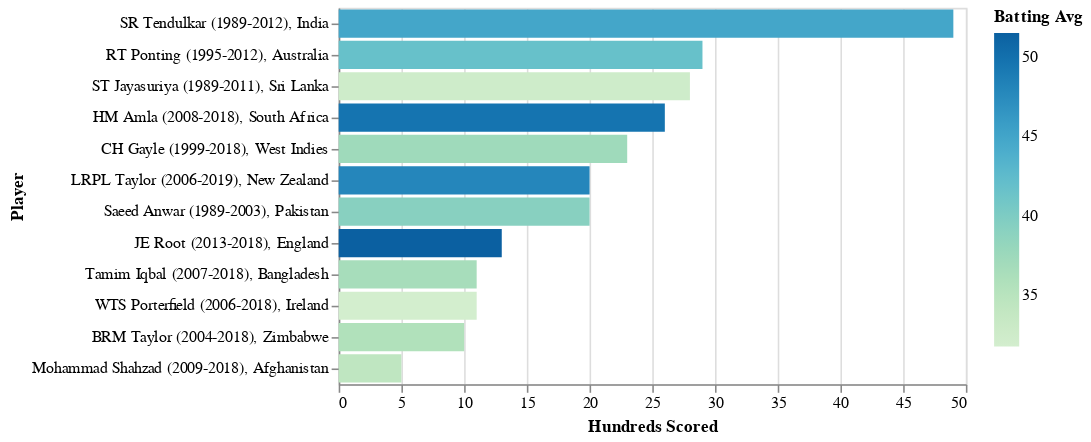

The notebook cell this image was saved under:
### Code cell
country_top_hundreds_chart

### Figure 1 — Vega-Lite specification as saved in the notebook (floating-point values rounded to 4 significant figures)
{"config": {"background": "white", "view": {"continuousWidth": 400, "continuousHeight": 300}, "axis": {"labelLimit": 300}}, "data": {"name": "data-b5e5e4b5fa1bf92eb9562e24dffd5687"}, "mark": "bar", "encoding": {"color": {"type": "quantitative", "field": "Batting Avg", "scale": {"scheme": "greenblue"}}, "x": {"type": "quantitative", "field": "Hundreds Scored"}, "y": {"type": "nominal", "field": "Labels", "sort": {"field": "Hundreds Scored", "op": "sum", "order": "descending"}, "title": "Player"}}, "$schema": "https://vega.github.io/schema/vega-lite/v4.8.1.json", "datasets": {"data-b5e5e4b5fa1bf92eb9562e24dffd5687": [{"Player": "JE Root (2013-2018)", "Career Span": "2013-2018", "Career Start": 2013, "Career End": 2018, "Matches Played": 121, "Innings Batted": 115.0, "Not Outs": 19.0, "Runs Scored": 4946.0, "Highest Innings Score": "133*", "Highest Innings Score Num": "133", "Batting Avg": 51.52, "Balls Faced": 5722.0, "Batting Strike Rate": 86.43, "Hundreds Scored": 13.0, "Scores Of Fifty Or More": 29.0, "Ducks Scored": 4.0, "Country": "England", "Player Count": 1, "5000+ Runs Scored": 0, "40+ Batting Avg": 1, "90+ Batting Strike Rate": 0, "Labels": "JE Root (2013-2018), England"}, {"Player": "RT Ponting (1995-2012)", "Career Span": "1995-2012", "Career Start": 1995, "Career End": 2012, "Matches Played": 374, "Innings Batted": 364.0, "Not Outs": 39.0, "Runs Scored": 13590.0, "Highest Innings Score": "164", "Highest Innings Score Num": "164", "Batting Avg": 41.81, "Balls Faced": 16940.0, "Batting Strike Rate": 80.19, "Hundreds Scored": 29.0, "Scores Of Fifty Or More": 82.0, "Ducks Scored": 20.0, "Country": "Australia", "Player Count": 1, "5000+ Runs Scored": 1, "40+ Batting Avg": 1, "90+ Batting Strike Rate": 0, "Labels": "RT Ponting (1995-2012), Australia"}, {"Player": "HM Amla (2008-2018)", "Career Span": "2008-2018", "Career Start": 2008, "Career End": 2018, "Matches Played": 169, "Innings Batted": 166.0, "Not Outs": 11.0, "Runs Scored": 7696.0, "Highest Innings Score": "159", "Highest Innings Score Num": "159", "Batting Avg": 49.65, "Balls Faced": 8618.0, "Batting Strike Rate": 89.3, "Hundreds Scored": 26.0, "Scores Of Fifty Or More": 36.0, "Ducks Scored": 4.0, "Country": "South Africa", "Player Count": 1, "5000+ Runs Scored": 1, "40+ Batting Avg": 1, "90+ Batting Strike Rate": 0, "Labels": "HM Amla (2008-2018), South Africa"}, {"Player": "CH Gayle (1999-2018)", "Career Span": "1999-2018", "Career Start": 1999, "Career End": 2018, "Matches Played": 281, "Innings Batted": 276.0, "Not Outs": 17.0, "Runs Scored": 9672.0, "Highest Innings Score": "215", "Highest Innings Score Num": "215", "Batting Avg": 37.34, "Balls Faced": 11270.0, "Batting Strike Rate": 85.79, "Hundreds Scored": 23.0, "Scores Of Fifty Or More": 48.0, "Ducks Scored": 23.0, "Country": "West Indies", "Player Count": 1, "5000+ Runs Scored": 1, "40+ Batting Avg": 0, "90+ Batting Strike Rate": 0, "Labels": "CH Gayle (1999-2018), West Indies"}, {"Player": "LRPL Taylor (2006-2019)", "Career Span": "2006-2019", "Career Start": 2006, "Career End": 2019, "Matches Played": 210, "Innings Batted": 195.0, "Not Outs": 34.0, "Runs Scored": 7714.0, "Highest Innings Score": "181*", "Highest Innings Score Num": "181", "Batting Avg": 47.91, "Balls Faced": 9274.0, "Batting Strike Rate": 83.17, "Hundreds Scored": 20.0, "Scores Of Fifty Or More": 45.0, "Ducks Scored": 9.0, "Country": "New Zealand", "Player Count": 1, "5000+ Runs Scored": 1, "40+ Batting Avg": 1, "90+ Batting Strike Rate": 0, "Labels": "LRPL Taylor (2006-2019), New Zealand"}, {"Player": "SR Tendulkar (1989-2012)", "Career Span": "1989-2012", "Career Start": 1989, "Career End": 2012, "Matches Played": 463, "Innings Batted": 452.0, "Not Outs": 41.0, "Runs Scored": 18430.0, "Highest Innings Score": "200*", "Highest Innings Score Num": "200", "Batting Avg": 44.83, "Balls Faced": 21370.0, "Batting Strike Rate": 86.23, "Hundreds Scored": 49.0, "Scores Of Fifty Or More": 96.0, "Ducks Scored": 20.0, "Country": "India", "Player Count": 1, "5000+ Runs Scored": 1, "40+ Batting Avg": 1, "90+ Batting Strike Rate": 0, "Labels": "SR Tendulkar (1989-2012), India"}, {"Player": "Saeed Anwar (1989-2003)", "Career Span": "1989-2003", "Career Start": 1989, "Career End": 2003, "Matches Played": 247, "Innings Batted": 244.0, "Not Outs": 19.0, "Runs Scored": 8824.0, "Highest Innings Score": "194", "Highest Innings Score Num": "194", "Batting Avg": 39.21, "Balls Faced": 10940.0, "Batting Strike Rate": 80.67, "Hundreds Scored": 20.0, "Scores Of Fifty Or More": 43.0, "Ducks Scored": 15.0, "Country": "Pakistan", "Player Count": 1, "5000+ Runs Scored": 1, "40+ Batting Avg": 0, "90+ Batting Strike Rate": 0, "Labels": "Saeed Anwar (1989-2003), Pakistan"}, {"Player": "ST Jayasuriya (1989-2011)", "Career Span": "1989-2011", "Career Start": 1989, "Career End": 2011, "Matches Played": 441, "Innings Batted": 429.0, "Not Outs": 18.0, "Runs Scored": 13360.0, "Highest Innings Score": "189", "Highest Innings Score Num": "189", "Batting Avg": 32.51, "Balls Faced": 14640.0, "Batting Strike Rate": 91.25, "Hundreds Scored": 28.0, "Scores Of Fifty Or More": 68.0, "Ducks Scored": 34.0, "Country": "Sri Lanka", "Player Count": 1, "5000+ Runs Scored": 1, "40+ Batting Avg": 0, "90+ Batting Strike Rate": 1, "Labels": "ST Jayasuriya (1989-2011), Sri Lanka"}, {"Player": "BRM Taylor (2004-2018)", "Career Span": "2004-2018", "Career Start": 2004, "Career End": 2018, "Matches Played": 188, "Innings Batted": 187.0, "Not Outs": 15.0, "Runs Scored": 6156.0, "Highest Innings Score": "145*", "Highest Innings Score Num": "145", "Batting Avg": 35.79, "Balls Faced": 8085.0, "Batting Strike Rate": 76.14, "Hundreds Scored": 10.0, "Scores Of Fifty Or More": 36.0, "Ducks Scored": 14.0, "Country": "Zimbabwe", "Player Count": 1, "5000+ Runs Scored": 1, "40+ Batting Avg": 0, "90+ Batting Strike Rate": 0, "Labels": "BRM Taylor (2004-2018), Zimbabwe"}, {"Player": "Tamim Iqbal (2007-2018)", "Career Span": "2007-2018", "Career Start": 2007, "Career End": 2018, "Matches Played": 186, "Innings Batted": 184.0, "Not Outs": 8.0, "Runs Scored": 6450.0, "Highest Innings Score": "154", "Highest Innings Score Num": "154", "Batting Avg": 36.64, "Balls Faced": 8254.0, "Batting Strike Rate": 78.14, "Hundreds Scored": 11.0, "Scores Of Fifty Or More": 44.0, "Ducks Scored": 16.0, "Country": "Bangladesh", "Player Count": 1, "5000+ Runs Scored": 1, "40+ Batting Avg": 0, "90+ Batting Strike Rate": 0, "Labels": "Tamim Iqbal (2007-2018), Bangladesh"}, {"Player": "WTS Porterfield (2006-2018)", "Career Span": "2006-2018", "Career Start": 2006, "Career End": 2018, "Matches Played": 122, "Innings Batted": 120.0, "Not Outs": 3.0, "Runs Scored": 3722.0, "Highest Innings Score": "139", "Highest Innings Score Num": "139", "Batting Avg": 31.81, "Balls Faced": 5356.0, "Batting Strike Rate": 69.49, "Hundreds Scored": 11.0, "Scores Of Fifty Or More": 15.0, "Ducks Scored": 9.0, "Country": "Ireland", "Player Count": 1, "5000+ Runs Scored": 0, "40+ Batting Avg": 0, "90+ Batting Strike Rate": 0, "Labels": "WTS Porterfield (2006-2018), Ireland"}, {"Player": "Mohammad Shahzad (2009-2018)", "Career Span": "2009-2018", "Career Start": 2009, "Career End": 2018, "Matches Played": 76, "Innings Batted": 76.0, "Not Outs": 3.0, "Runs Scored": 2508.0, "Highest Innings Score": "131*", "Highest Innings Score Num": "131", "Batting Avg": 34.35, "Balls Faced": 2826.0, "Batting Strike Rate": 88.74, "Hundreds Scored": 5.0, "Scores Of Fifty Or More": 13.0, "Ducks Scored": 3.0, "Country": "Afghanistan", "Player Count": 1, "5000+ Runs Scored": 0, "40+ Batting Avg": 0, "90+ Batting Strike Rate": 0, "Labels": "Mohammad Shahzad (2009-2018), Afghanistan"}]}}
